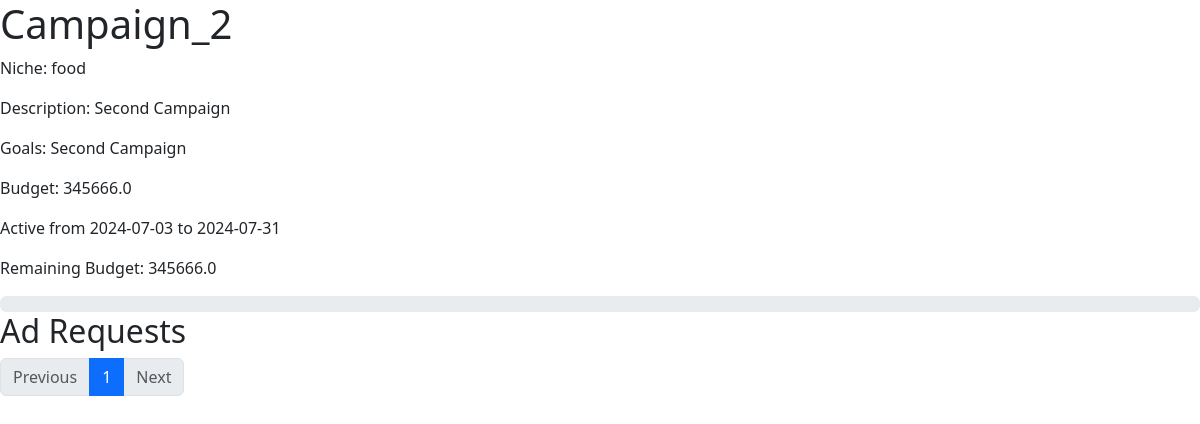
Screenshot of /campaign/2 (signed in) with the database file from the repository.
### components/models.py (models this page shows)
class Campaign(db.Model):
    __tablename__ = "campaign"
    id = db.Column(db.Integer, primary_key=True, unique = True, nullable=False)
    sponsor_id = db.Column(db.Integer, db.ForeignKey('user.id'), nullable=False)
    name = db.Column(db.String, nullable=False)
    description = db.Column(db.String, nullable=False)
    goals = db.Column(db.String, nullable=False)
    niche = db.Column(db.String, nullable=False)
    budget = db.Column(db.Float, nullable=False)
    remaining = db.Column(db.Float, nullable=False)
    visibility = db.Column(db.String, nullable=False)
    start_date = db.Column(db.Date, nullable=False)
    end_date = db.Column(db.Date, nullable=False)

### app.py (the view, shortened to what this page needs)
@app.route('/campaign/<id>', methods=['GET', 'POST'])
@login_required
def campaign(id):
    user = current_user
    name = user.name
    page = request.args.get('page', 1, type=int)
    error = request.args.get('error', '')
    campaign = get_campaign(id)
    ad_requests = get_campaign_ad_requests([id], page)
    for ad_request in ad_requests.items:
        if not ad_request.influencer_id:
            ad_request.influencer_name = "Not Assigned"
            ad_request.name = campaign.name
            continue
        influencer = get_user(None, ad_request.influencer_id)
        ad_request.influencer_name = influencer.name
        ad_request.name = campaign.name
    if request.method == 'GET':
        return render_template('campaign.html', type=user.role, name = name, campaign=campaign, ad_requests=ad_requests, error="")
    elif request.method == 'POST' and request.form['form_id'] == 'send_request':
        payment_amount = request.form['payment_amount']
        update_ad_request(request.form['id'], {"payment_amount": payment_amount, "status": "Pending", "negotiate": True, "influencer_id": user.id})
        return redirect(url_for('campaign', id=id, error="Ad request sent successfully"))
    elif request.method == 'POST' and request.form['form_id'] == 'edit_ad':
        update_ad_request(request.form['id'], {"messages": request.form['messages'], "requirements": request.form['requirements'],
                                              "payment_amount": request.form['payment_amount']})
        return redirect(url_for('campaign', id=id, error="Ad request updated successfully"))
    elif request.method == 'POST' and request.form['form_id'] == 'withdraw_ad':
        delete_ad_request(request.form['id'])
        return redirect(url_for('campaign', id=id, error="Ad request deleted successfully"))

### app.py (called while the page is built)
@login_manager.user_loader
def load_user(user_id):
    user = User.query.get(user_id)
    return user

### components/ad_request.py (called while the page is built)
def get_campaign_ad_requests(campaign_id, page):
    if page == -1:
        ad_requests = Ad_request.query.filter_by(campaign_id=campaign_id)
        return ad_requests
    ad_requests = Ad_request.query.filter(Ad_request.campaign_id.in_(campaign_id)).paginate(page=page, per_page=5, error_out=False)
    return ad_requests

### components/campaign.py (called while the page is built)
def get_campaign(campaign_id):
    campaign = Campaign.query.filter_by(id=campaign_id).first()
    return campaign

### components/user.py (called while the page is built)
def get_user(email, id = None):
    if id:
        user = User.query.filter_by(id=id).first()
        return user
    user = User.query.filter_by(email=email).first()
    return user

### templates/campaign.html (shortened to what this page needs)
<!DOCTYPE html>
<html lang="en">
<head>
    <link href="https://cdn.jsdelivr.net/npm/bootstrap@5.3.3/dist/css/bootstrap.min.css" rel="stylesheet">
</head>
<body>
    <div class="Campaign">
        <h1>{{ campaign.name }}</h1>
        <p>Niche: {{ campaign.niche }}</p>
        <p>Description: {{ campaign.description }}</p>
        <p>Goals: {{ campaign.goals }}</p>
        <p>Budget: {{ campaign.budget }}</p>
        <p>Active from {{ campaign.start_date }} to {{ campaign.end_date }}</p>
        <p>Remaining Budget: {{ campaign.remaining }}</p>
        <div class="progress">
        </div>
    </div>
     <div id="ad_requests">
        <h2>Ad Requests</h2>
        <nav aria-label="Ad Request Page navigation">
            <ul class="pagination">
                {% if ad_requests.has_prev %}
                <li class="page-item">
                    <a class="page-link" href="/?page={{ ad_requests.prev_num }}">Previous</a>
                </li>
                {% else %}
                <li class="page-item disabled"><span class="page-link">Previous</span></li>
                {% endif %}
                {% for page_num in ad_requests.iter_pages() %}
                {% if page_num %}
                {% if page_num != ad_requests.page %}
                <li class="page-item"><a class="page-link" href="/?page={{ page_num }}">{{ page_num }}</a></li>
                {% else %}
                <li class="page-item active" aria-current="page">
                    <span class="page-link">{{ page_num }}</span>
                </li>
                {% endif %}
                {% else %}
                <li class="page-item disabled"><span class="page-link">...</span></li>
                {% endif %}
                {% endfor %}
                {% if ad_requests.has_next %}
                <li class="page-item">
                    <a class="page-link" href="/?page={{ ad_requests.next_num }}">Next</a>
                </li>
                {% else %}
                <li class="page-item disabled"><span class="page-link">Next</span></li>
                {% endif %}
            </ul>
        </nav>
     </div>
</body>
</html>

### rows the page displays
Campaign: niche "food", description "Second Campaign", goals "Second Campaign", budget "345666.0", start_date "2024-07-03", end_date "2024-07-31", remaining "345666.0"

### other values shown
{{ page_num }} "1"
